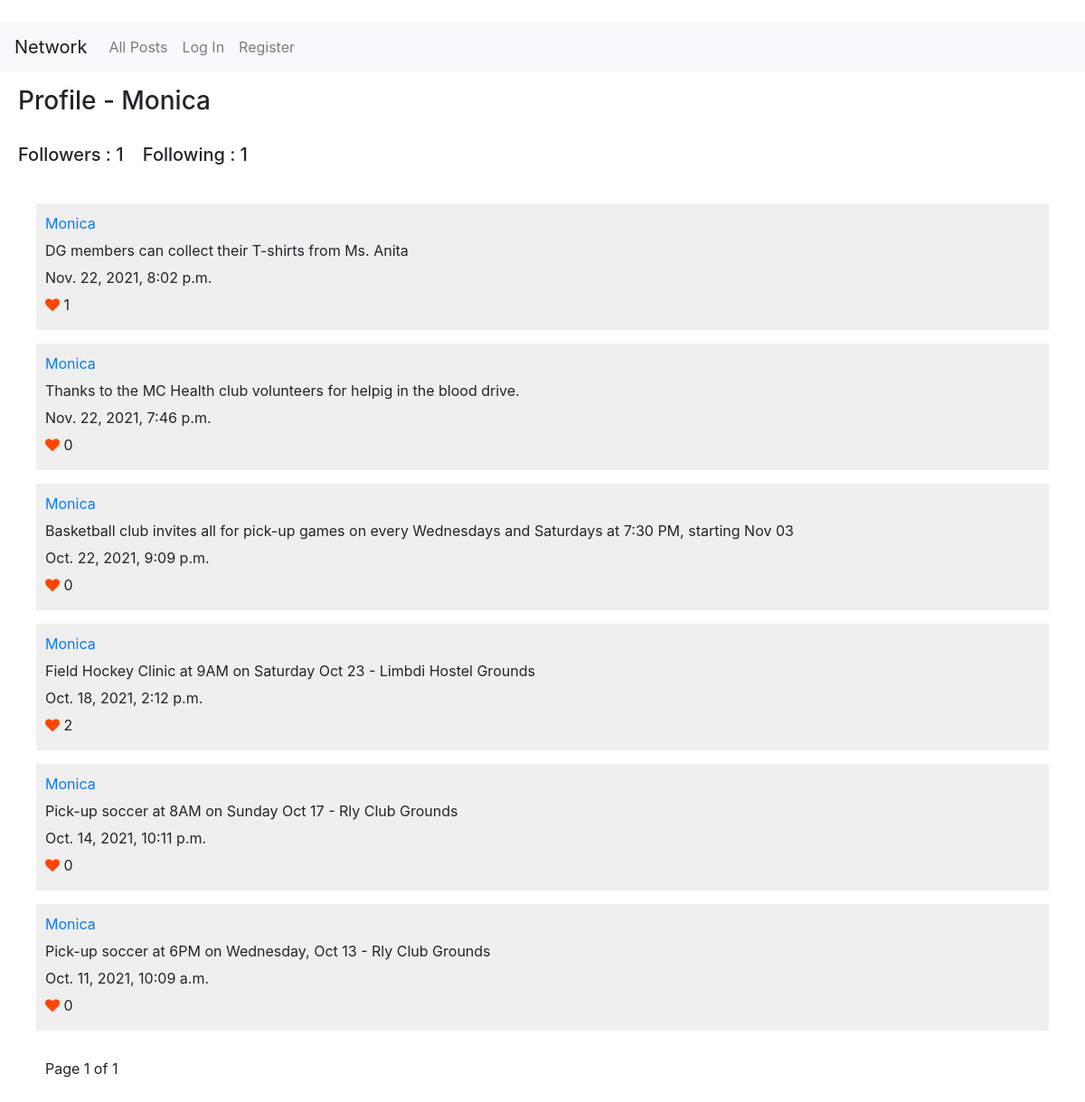
/profile/5, run on the app's committed database.
### network/models.py (models this page shows, shortened)
class User(AbstractUser):
    follower_count = models.IntegerField(default=0)
    following_count = models.IntegerField(default=0)

class Post(models.Model):
    user = models.ForeignKey(User, on_delete=models.CASCADE, related_name="posts")
    content = models.CharField(max_length = 200)
    created_at = models.DateTimeField(auto_now_add=True)
    updated_at = models.DateTimeField(auto_now=True)
    likes_count = models.IntegerField(default=0)

### network/views.py (the view)
# urls.py: path("profile/<int:user_id>", views.profile, name="profile"),
def profile(request, user_id):
    posts = user_posts(user_id)
    followers = Followers.objects.filter(following=user_id).count()
    following = Followers.objects.filter(user=user_id).count()
    is_following = False
    own_profile = False
    if (request.user.id == user_id):
        own_profile = True
    if request.user.is_authenticated:
        count = Followers.objects.filter(user=request.user.id, following=user_id).count()
        if count > 0:
            is_following = True
    profile_user = User.objects.filter(pk=user_id)
    profile_user_username = profile_user[0].username
    page_obj = get_page_obj(posts, request)
    return render(request, 'network/profile.html', {'page_obj': page_obj,
                            "profile_info" : ProfileInfo(profile_user_username, followers, following, posts,own_profile,  is_following)})

### network/views.py (called while the page is built)
def get_page_obj (datalist, request):
    paginator = Paginator (datalist, 10)
    page_number = request.GET.get('page')
    page_obj = paginator.get_page(page_number)
    return page_obj

def user_posts(userid):
    posts = Post.objects.filter(user=userid)
    posts = posts.order_by("-created_at")
    return posts

### network/templates/network/profile.html (shortened to what this page needs)
﻿{% extends "network/layout.html" %}
{% load static %}
{% block body %}
<h3 class="page-hdr">Profile - {{ profile_info.username }}</h3>
<div id="posts-view">
    <div id="posts">
        <h5>
            Followers : <span id="follower_count">{{ profile_info.follower_count}}</span>
            &nbsp;&nbsp;
            Following : <span id="following_count">{{ profile_info.following_count}}</span>
        </h5>
        {% include "network/postsview.html" %}
    </div>
</div>
{% endblock %}

### network/templates/network/postsview.html (shortened to what this page needs)
﻿<div id="posts-view">
    <div id="posts">
        {% for post in page_obj %}
        <div class="post">
            <a href="{% url 'profile'  post.user.id %}">{{ post.user.username }}</a><br>
            <div name="post_read_view">
                <span class="content">{{ post.content }}</span>
            </div>
            <span class="created_at">{{ post.created_at }}</span><br>
            <i class="fa fa-heart like_toggle"  name ="like_icon" data-pid="{{post.id}}" style="color:orangered"></i> <span class="likes_count">{{ post.likes_count }}</span><br>
        </div>
        {% endfor %}
    </div>
    <ul class="pagination">
            <li class="page-item" style="display: inline-flex; align-items: center;">
                Page {{ page_obj.number }} of {{ page_obj.paginator.num_pages }}
            </li>
    </ul>
</div>

### network/static/network/styles.css (style rules this page uses)
.page-hdr { margin-top:15px; margin-bottom: 20px; margin-left: 20px; display: inline-block; }
#posts, #new-post { margin-left: 20px; margin-top: 10px; margin-right: 20px; }
.post { margin-bottom: 15px; background-color:#efefef; padding:10px; }
.post a, .post span { display: inline-block; margin-bottom: 6px; }
.pagination { margin:30px; }
.like_toggle { cursor: pointer; }

### data on the page
User: username "Monica"
Post: user.username "Monica", content "DG members can collect their T-shirts from Ms. Anita", created_at "Nov. 22, 2021, 8:02 p.m.", likes_count "1"
Post: user.username "Monica", content "Thanks to the MC Health club volunteers for helpig in the blood drive.", created_at "Nov. 22, 2021, 7:46 p.m.", likes_count "0"
Post: user.username "Monica", content "Basketball club invites all for pick-up games on every Wednesdays and Saturdays at 7:30 PM, starting Nov 03", created_at "Oct. 22, 2021, 9:09 p.m.", likes_count "0"
Post: user.username "Monica", content "Field Hockey Clinic at 9AM on Saturday Oct 23 - Limbdi Hostel Grounds", created_at "Oct. 18, 2021, 2:12 p.m.", likes_count "2"
Post: user.username "Monica", content "Pick-up soccer at 8AM on Sunday Oct 17 - Rly Club Grounds", created_at "Oct. 14, 2021, 10:11 p.m.", likes_count "0"
Post: user.username "Monica", content "Pick-up soccer at 6PM on Wednesday, Oct 13 - Rly Club Grounds", created_at "Oct. 11, 2021, 10:09 a.m.", likes_count "0"

### other printed values
{{ profile_info.follower_count }} "1"
{{ profile_info.following_count }} "1"
{{ page_obj.number }} "1"
{{ page_obj.paginator.num_pages }} "1"
